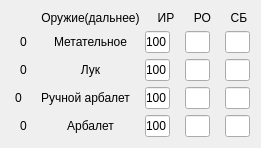
   <widget class="QWidget" name="verticalLayoutWidget_7">
    <property name="geometry">
     <rect>
      <x>260</x>
      <y>300</y>
      <width>261</width>
      <height>129</height>
     </rect>
    </property>
    <layout class="QVBoxLayout" name="verticalLayout_7">
     <item>
      <layout class="QHBoxLayout" name="horizontalLayout_51">
       <property name="spacing">
        <number>15</number>
       </property>
       <item>
        <widget class="QLabel" name="label_95">
         <property name="text">
          <string>         Оружие(дальнее)</string>
         </property>
         <property name="alignment">
          <set>Qt::AlignCenter</set>
         </property>
        </widget>
       </item>
       <item>
        <widget class="QLabel" name="label_96">
         <property name="maximumSize">
          <size>
           <width>25</width>
           <height>16777215</height>
          </size>
         </property>
         <property name="text">
          <string>ИР</string>
         </property>
         <property name="alignment">
          <set>Qt::AlignCenter</set>
         </property>
        </widget>
       </item>
       <item>
        <widget class="QLabel" name="label_97">
         <property name="maximumSize">
          <size>
           <width>25</width>
           <height>16777215</height>
          </size>
         </property>
         <property name="text">
          <string>РО</string>
         </property>
         <property name="alignment">
          <set>Qt::AlignCenter</set>
         </property>
        </widget>
       </item>
       <item>
        <widget class="QLabel" name="label_98">
         <property name="maximumSize">
          <size>
           <width>25</width>
           <height>16777215</height>
          </size>
         </property>
         <property name="text">
          <string>СБ</string>
         </property>
         <property name="alignment">
          <set>Qt::AlignCenter</set>
         </property>
        </widget>
       </item>
      </layout>
     </item>
     <item>
      <layout class="QHBoxLayout" name="horizontalLayout_52">
       <property name="spacing">
        <number>15</number>
       </property>
       <property name="leftMargin">
        <number>0</number>
       </property>
       <property name="rightMargin">
        <number>0</number>
       </property>
       <item>
        <widget class="QLabel" name="label_99">
         <property name="maximumSize">
          <size>
           <width>25</width>
           <height>16777215</height>
          </size>
         </property>
         <property name="text">
          <string>0</string>
         </property>
         <property name="alignment">
          <set>Qt::AlignCenter</set>
         </property>
        </widget>
       </item>
       <item>
        <widget class="QLabel" name="label_100">
         <property name="text">
          <string>Метательное</string>
         </property>
         <property name="alignment">
          <set>Qt::AlignCenter</set>
         </property>
        </widget>
       </item>
       <item>
        <widget class="QLineEdit" name="lineEdit_82">
         <property name="maximumSize">
          <size>
           <width>25</width>
           <height>16777215</height>
          </size>
         </property>
         <property name="text">
          <string>100</string>
         </property>
         <property name="alignment">
          <set>Qt::AlignCenter</set>
         </property>
        </widget>
       </item>
       <item>
        <widget class="QLineEdit" name="lineEdit_83">
         <property name="maximumSize">
          <size>
           <width>25</width>
           <height>16777215</height>
          </size>
         </property>
         <property name="alignment">
          <set>Qt::AlignCenter</set>
         </property>
        </widget>
       </item>
       <item>
        <widget class="QLineEdit" name="lineEdit_84">
         <property name="maximumSize">
          <size>
           <width>25</width>
           <height>16777215</height>
          </size>
         </property>
         <property name="alignment">
          <set>Qt::AlignCenter</set>
         </property>
        </widget>
       </item>
      </layout>
     </item>
     <item>
      <layout class="QHBoxLayout" name="horizontalLayout_53">
       <property name="spacing">
        <number>15</number>
       </property>
       <property name="leftMargin">
        <number>0</number>
       </property>
       <property name="rightMargin">
        <number>0</number>
       </property>
       <item>
        <widget class="QLabel" name="label_101">
         <property name="maximumSize">
          <size>
           <width>25</width>
           <height>16777215</height>
          </size>
         </property>
         <property name="text">
          <string>0</string>
         </property>
         <property name="alignment">
          <set>Qt::AlignCenter</set>
         </property>
        </widget>
       </item>
       <item>
        <widget class="QLabel" name="label_102">
         <property name="text">
          <string>Лук</string>
         </property>
         <property name="alignment">
          <set>Qt::AlignCenter</set>
         </property>
        </widget>
       </item>
       <item>
        <widget class="QLineEdit" name="lineEdit_85">
         <property name="maximumSize">
          <size>
           <width>25</width>
           <height>16777215</height>
          </size>
         </property>
         <property name="text">
          <string>100</string>
         </property>
         <property name="alignment">
          <set>Qt::AlignCenter</set>
         </property>
        </widget>
       </item>
       <item>
        <widget class="QLineEdit" name="lineEdit_86">
         <property name="maximumSize">
          <size>
           <width>25</width>
           <height>16777215</height>
          </size>
         </property>
         <property name="alignment">
          <set>Qt::AlignCenter</set>
         </property>
        </widget>
       </item>
       <item>
        <widget class="QLineEdit" name="lineEdit_87">
         <property name="maximumSize">
          <size>
           <width>25</width>
           <height>16777215</height>
          </size>
         </property>
         <property name="alignment">
          <set>Qt::AlignCenter</set>
         </property>
        </widget>
       </item>
      </layout>
     </item>
     <item>
      <layout class="QHBoxLayout" name="horizontalLayout_54">
       <property name="spacing">
        <number>15</number>
       </property>
       <property name="leftMargin">
        <number>0</number>
       </property>
       <property name="rightMargin">
        <number>0</number>
       </property>
       <item>
        <widget class="QLabel" name="label_103">
         <property name="maximumSize">
          <size>
           <width>25</width>
           <height>16777215</height>
          </size>
         </property>
         <property name="text">
          <string>0</string>
         </property>
         <property name="alignment">
          <set>Qt::AlignCenter</set>
         </property>
        </widget>
       </item>
       <item>
        <widget class="QLabel" name="label_104">
         <property name="text">
          <string>Ручной арбалет</string>
         </property>
         <property name="alignment">
          <set>Qt::AlignCenter</set>
         </property>
        </widget>
       </item>
       <item>
        <widget class="QLineEdit" name="lineEdit_88">
         <property name="maximumSize">
          <size>
           <width>25</width>
           <height>16777215</height>
          </size>
         </property>
         <property name="text">
          <string>100</string>
         </property>
         <property name="alignment">
          <set>Qt::AlignCenter</set>
         </property>
        </widget>
       </item>
       <item>
        <widget class="QLineEdit" name="lineEdit_89">
         <property name="maximumSize">
          <size>
           <width>25</width>
           <height>16777215</height>
          </size>
         </property>
         <property name="alignment">
          <set>Qt::AlignCenter</set>
         </property>
        </widget>
       </item>
       <item>
        <widget class="QLineEdit" name="lineEdit_90">
         <property name="maximumSize">
          <size>
           <width>25</width>
           <height>16777215</height>
          </size>
         </property>
         <property name="alignment">
          <set>Qt::AlignCenter</set>
         </property>
        </widget>
       </item>
      </layout>
     </item>
     <item>
      <layout class="QHBoxLayout" name="horizontalLayout_55">
       <property name="spacing">
        <number>15</number>
       </property>
       <property name="leftMargin">
        <number>0</number>
       </property>
       <property name="rightMargin">
        <number>0</number>
       </property>
       <item>
        <widget class="QLabel" name="label_105">
         <property name="maximumSize">
          <size>
           <width>25</width>
           <height>16777215</height>
          </size>
         </property>
         <property name="text">
          <string>0</string>
         </property>
         <property name="alignment">
          <set>Qt::AlignCenter</set>
         </property>
        </widget>
       </item>
       <item>
        <widget class="QLabel" name="label_106">
         <property name="text">
          <string>Арбалет</string>
         </property>
         <property name="alignment">
          <set>Qt::AlignCenter</set>
         </property>
        </widget>
       </item>
       <item>
        <widget class="QLineEdit" name="lineEdit_91">
         <property name="maximumSize">
          <size>
           <width>25</width>
           <height>16777215</height>
          </size>
         </property>
         <property name="text">
          <string>100</string>
         </property>
         <property name="alignment">
          <set>Qt::AlignCenter</set>
         </property>
        </widget>
       </item>
       <item>
        <widget class="QLineEdit" name="lineEdit_92">
         <property name="maximumSize">
          <size>
           <width>25</width>
           <height>16777215</height>
          </size>
         </property>
         <property name="alignment">
          <set>Qt::AlignCenter</set>
         </property>
        </widget>
       </item>
       <item>
        <widget class="QLineEdit" name="lineEdit_93">
         <property name="maximumSize">
          <size>
           <width>25</width>
           <height>16777215</height>
          </size>
         </property>
         <property name="alignment">
          <set>Qt::AlignCenter</set>
         </property>
        </widget>
       </item>
      </layout>
     </item>
    </layout>
   </widget>
